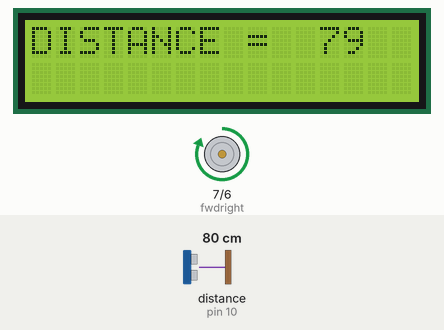
Recording of a sketch running on a simulated Arduino Uno, built with avr-gcc and run on an emulated ATmega328P. Shown: 16×2 character LCD, motor-driver pin pairs drawn as motors (green arrow = first pin HIGH = forward, orange = second pin HIGH = backward, longer = more drive). Wiring (inferred from the names in the program): ultrasonic range finder: trigger pin 9; echo pin 10. Inputs (shaded band) come from the test bench; at power-on: distance to the obstacle (sensor on pin 10) 80 cm. The echo pulse lasts 58.3 µs per cm.

Above: at 1.2 s.
1.3 s: distance to the obstacle (sensor on pin 10) set to 21 cm
At 2.4 s:
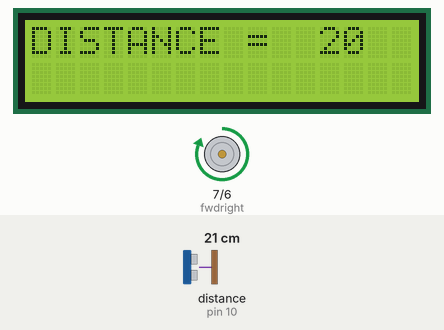
2.8 s: distance to the obstacle (sensor on pin 10) set to 16 cm
At 3.2 s:
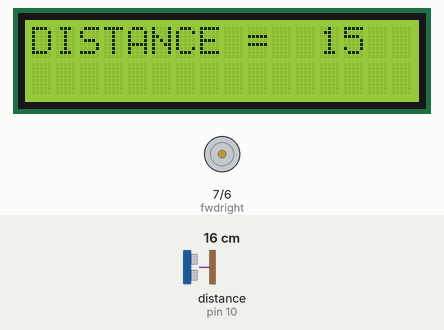
5.8 s: distance to the obstacle (sensor on pin 10) set to 4 cm
At 6.9 s:
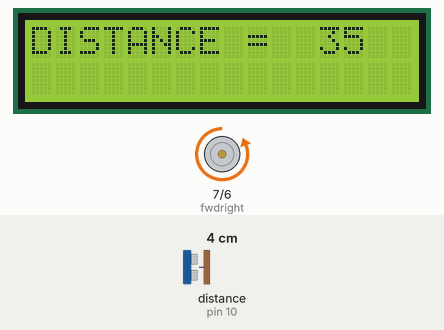
Timing chart, 0 to 13.5 s (numbered marks = the images above; inputs shaded):
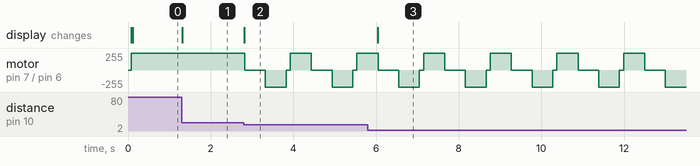

Measured:
- the behaviour switches between 19 and 18 cm on distance to the obstacle (sensor on pin 10) (found by bisection; images 1 and 2)
- after the input at 1.3 s, the display: changes at once (image 1)
- after the input at 2.8 s, motor on pin 7 (fwdright) / pin 6 (revright): forward 255/255 → stopped at once, → backward 255/255 0.50 s later, → stopped 0.50 s later, → forward 255/255 0.10 s later, … (8 changes in this stretch); the display: changes at once (image 2)
- after the input at 5.8 s, the display: changes after 0.24 s (image 3)

The sketch:

ultrasonic_car_distance_on_LCD.ino
```cpp
#include<LiquidCrystal.h>

int trigPin = 9;
int echoPin = 10;

int revleft = 4;
int fwdleft = 5;
int revright = 6;
int fwdright = 7;

long duration, distance;

LiquidCrystal lcd(12,11,5,4,3,2);

void setup() {
  //delay(random(500,2000));
  Serial.begin(9600);
  lcd.begin(16,2);
  pinMode(revleft, OUTPUT);
  pinMode(fwdleft, OUTPUT);
  pinMode(revright, OUTPUT);
  pinMode(fwdright, OUTPUT);

  pinMode(trigPin, OUTPUT);
  pinMode(echoPin, INPUT);
}

void loop() {
  digitalWrite(trigPin, LOW);
  delayMicroseconds(2);
  digitalWrite(trigPin, HIGH);
  delayMicroseconds(10);
  digitalWrite(trigPin, LOW);
  duration = pulseIn(echoPin, HIGH);
  distance = duration/58.2;
  lcd.setCursor(0,0);
  lcd.print("DISTANCE = ");
  lcd.setCursor(12,0);
  lcd.print(distance);
  delay(10);
  if (distance>19) {
    digitalWrite(fwdright, HIGH);
    digitalWrite(revright, LOW);
    digitalWrite(fwdleft, HIGH);
    digitalWrite(revleft, LOW);
  }
  if (distance<18) {
    digitalWrite(fwdright, LOW);  //STOP
    digitalWrite(revright, LOW);
    digitalWrite(fwdleft, LOW);
    digitalWrite(revleft, LOW);
    delay(500);
    digitalWrite(fwdright, LOW);  //backward
    digitalWrite(revright, HIGH);
    digitalWrite(fwdleft, LOW);
    digitalWrite(revleft, HIGH);
    delay(500);
    digitalWrite(fwdright, LOW);  //stop
    digitalWrite(revright, LOW);
    digitalWrite(fwdleft, LOW);
    digitalWrite(revleft, LOW);
    delay(100);
    digitalWrite(fwdright, HIGH);
    digitalWrite(revright, LOW);
    digitalWrite(fwdleft, LOW);
    digitalWrite(revleft, LOW);
    delay(500);
  }
}
```
